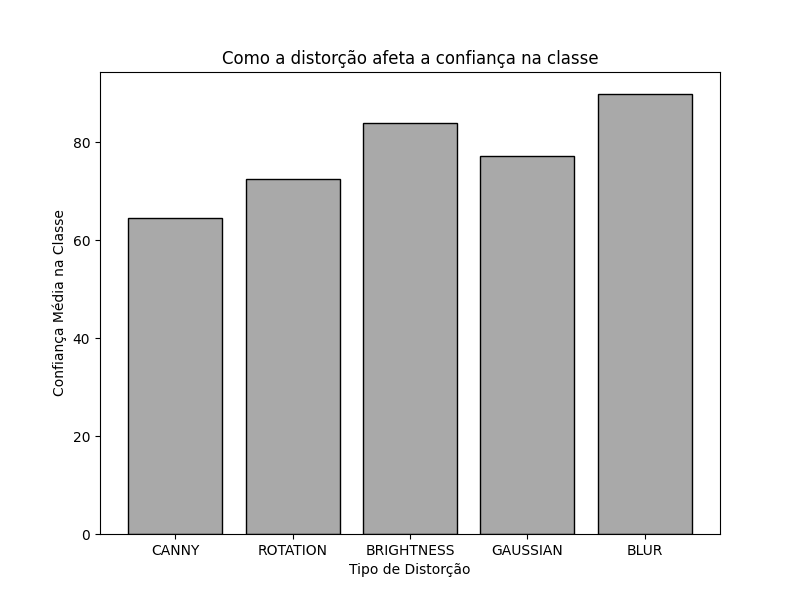
#> input picture gráficos/confiança_por_distorção.png, 800 x 600 px
$ python -i funcoes.py   (imports and definitions only)
#> lines starting #> are read from the running program, lines starting #| are printed output that depends on the picture; after the words box and inside, x2 and y2 are one past the last pixel; in counts of white or black regions, pixels touching at a corner belong together
#> further down, picture is the input picture: shape (600, 800, 3); min 0, max 255, mean 217.2
import cv2
import numpy as np

# Função de canny
def canny(img):
  x = cv2.cvtColor(img, cv2.COLOR_RGB2GRAY)
  x = cv2.Canny(x, 100, 200)
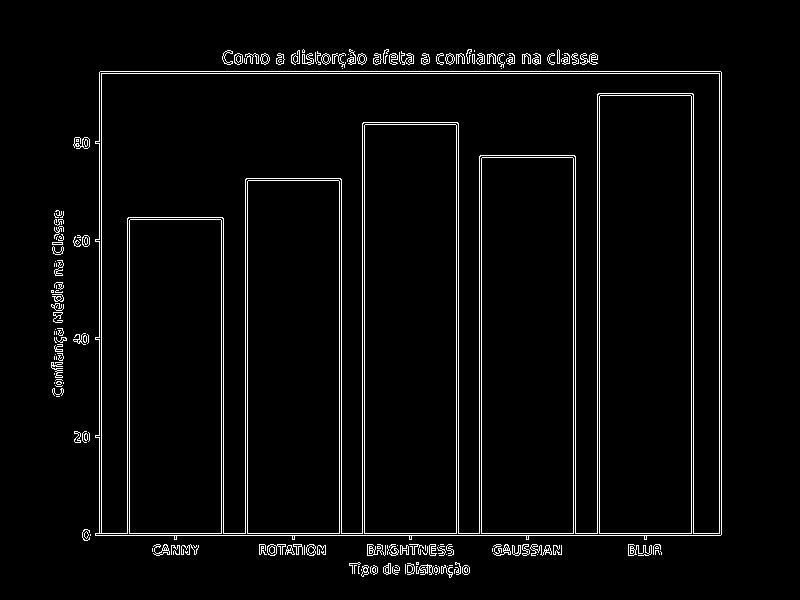
#> x: shape (600, 800); 3.7% white in thin lines or dots, all inside (x1, y1, x2, y2) = (51, 49, 722, 578)
  return cv2.cvtColor(x, cv2.COLOR_GRAY2RGB)

# Função para rotacionar 45 graus
def image_rotation(img):
  (alt, lar) = img.shape[:2]
  centro = (lar // 2, alt // 2)
  M = cv2.getRotationMatrix2D(centro, 45, 1.0)
  img_rot = cv2.warpAffine(img, M, (lar, alt))

  return img_rot

# Alterar brilho e contraste
def alter_bright(img,alpha,beta):
  return cv2.convertScaleAbs(img,alpha=alpha,beta=beta)

#Função ruido gaussiano
def add_gaussian_noise(img, mean=0, sigma=25):
    gaussian_noise = np.random.normal(mean, sigma, img.shape).astype(np.float32)
    noisy_img = cv2.add(img.astype(np.float32), gaussian_noise)
    noisy_img = np.clip(noisy_img, 0, 255).astype(np.uint8)

    return noisy_img

# Função de blur
def blur(img):
  return cv2.blur(img,ksize=(3,3))

>>> import cv2
>>> picture = cv2.cvtColor(cv2.imread('gráficos/confiança_por_distorção.png'), cv2.COLOR_BGR2RGB)
>>> result = canny(picture)

$ run again, on gráficos/proporcao_bordas_vs_ssim_confianca.png
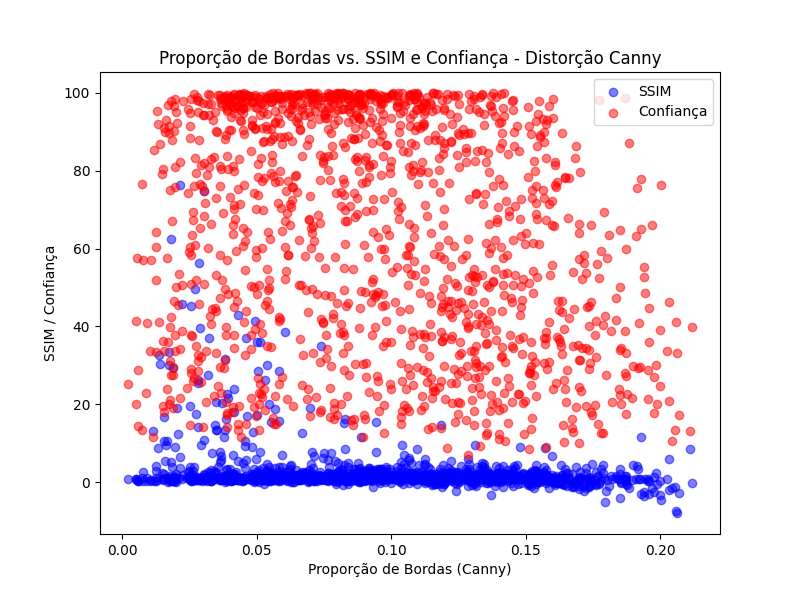
#> input picture gráficos/proporcao_bordas_vs_ssim_confianca.png, 800 x 600 px
#> in canny, `x = cv2.cvtColor(img, cv2.COLOR_RGB2GRAY)`:
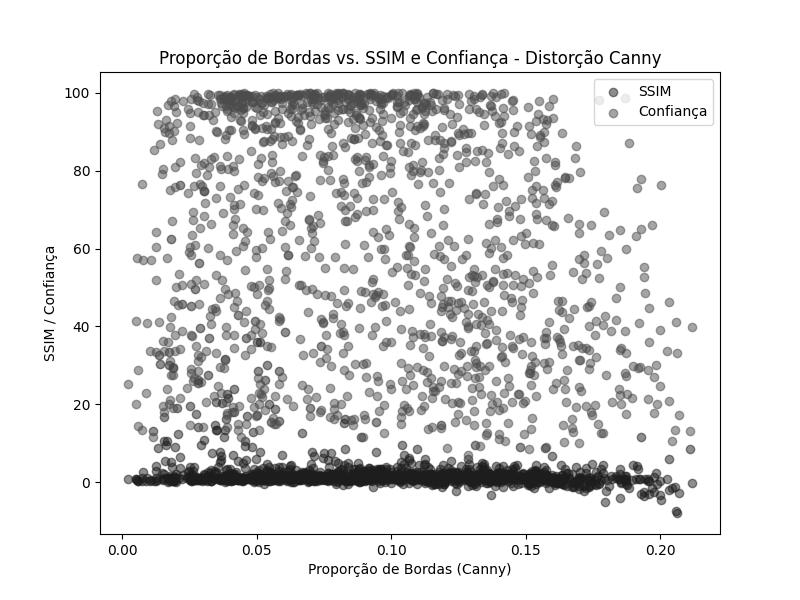
#> x: shape (600, 800); min 0, max 255, mean 227.9
#> in canny, `x = cv2.Canny(x, 100, 200)`:
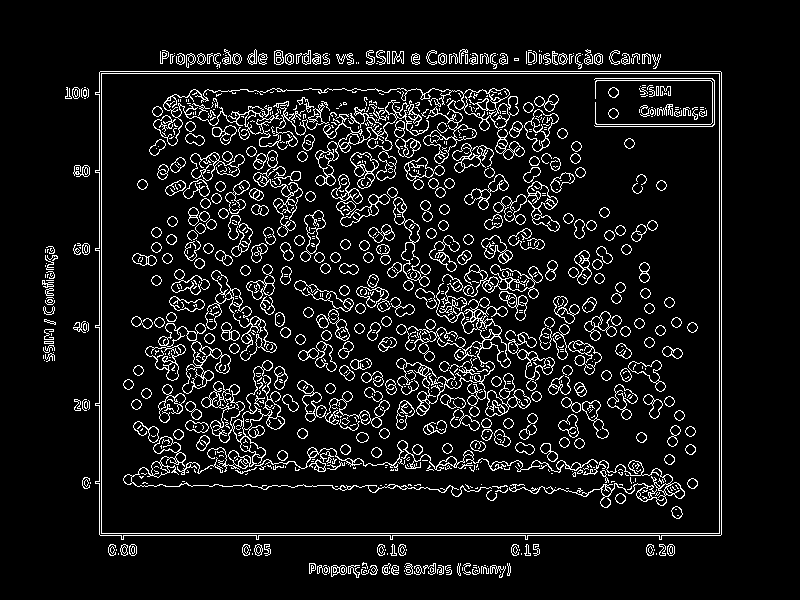
#> x: shape (600, 800); 8.9% white in thin lines or dots, all inside (x1, y1, x2, y2) = (42, 49, 722, 578)

$ run again, on gráficos/ssim_por_distorção.png
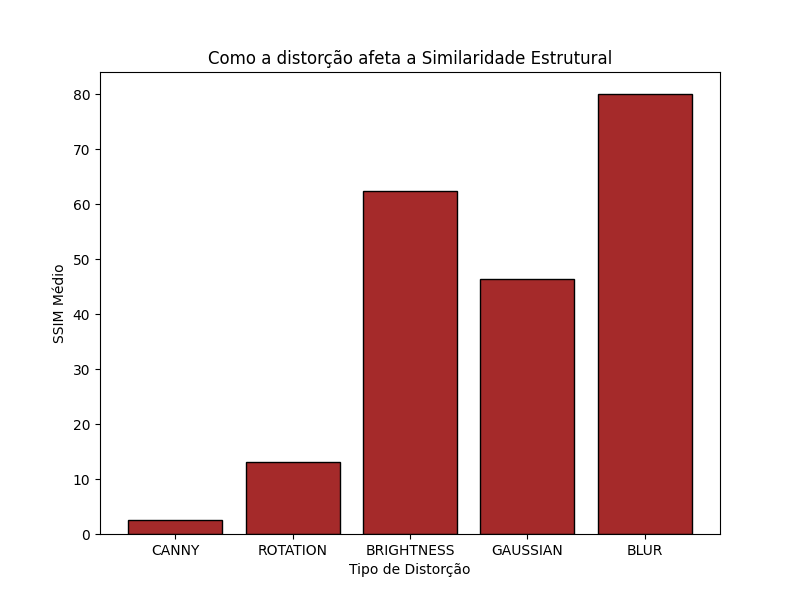
#> input picture gráficos/ssim_por_distorção.png, 800 x 600 px
#> in canny, `x = cv2.cvtColor(img, cv2.COLOR_RGB2GRAY)`:
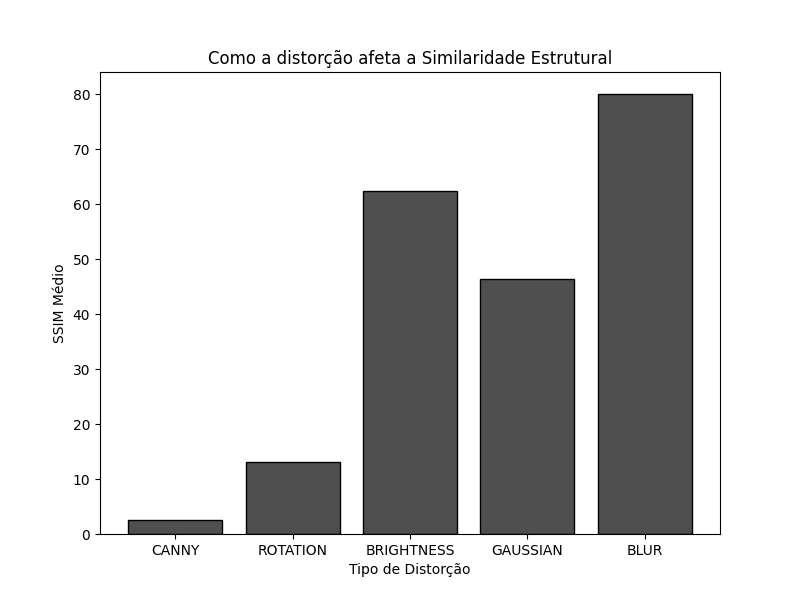
#> x: shape (600, 800); min 0, max 255, mean 211.8
#> in canny, `x = cv2.Canny(x, 100, 200)`:
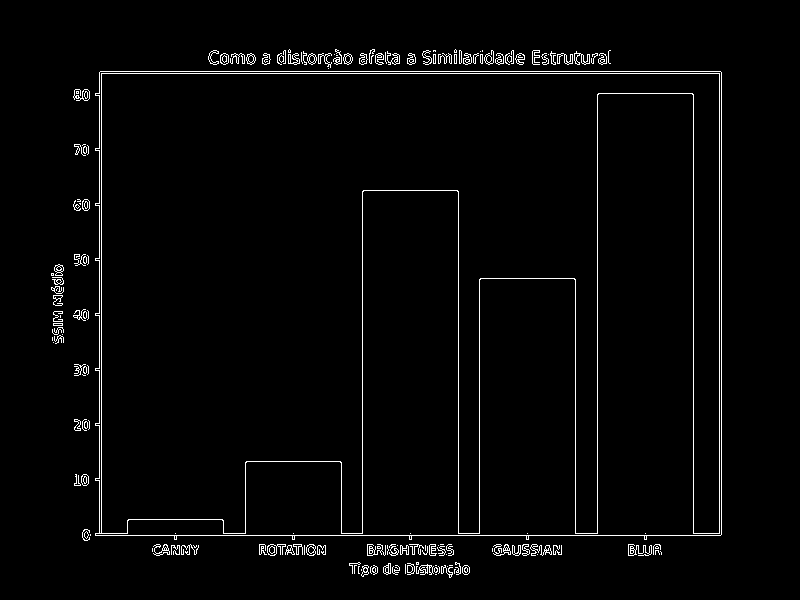
#> x: shape (600, 800); 2.4% white in thin lines or dots, all inside (x1, y1, x2, y2) = (51, 49, 722, 578)

$ run again, on gráficos/ssim_vs_confiança_BRIGHTNESS.png
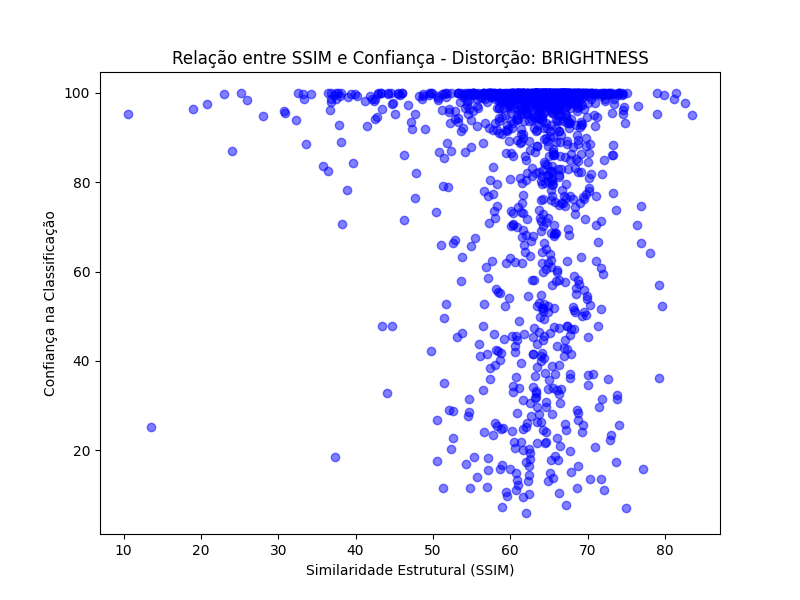
#> input picture gráficos/ssim_vs_confiança_BRIGHTNESS.png, 800 x 600 px
#> in canny, `x = cv2.cvtColor(img, cv2.COLOR_RGB2GRAY)`:
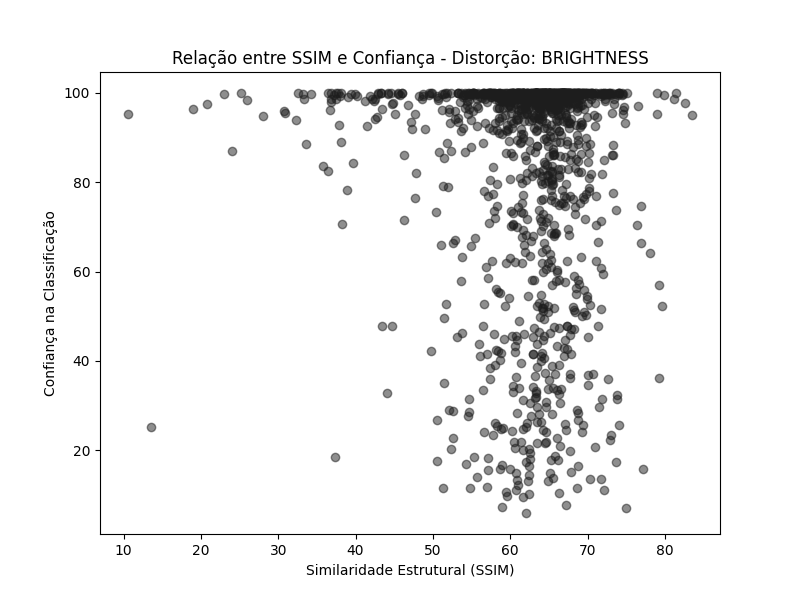
#> x: shape (600, 800); min 0, max 255, mean 240.2
#> in canny, `x = cv2.Canny(x, 100, 200)`:
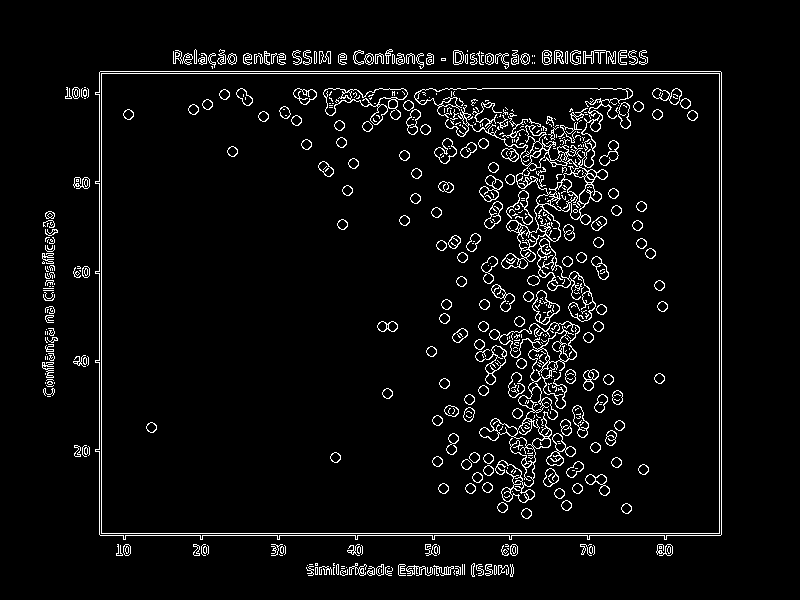
#> x: shape (600, 800); 4.9% white in thin lines or dots, all inside (x1, y1, x2, y2) = (42, 49, 722, 577)
